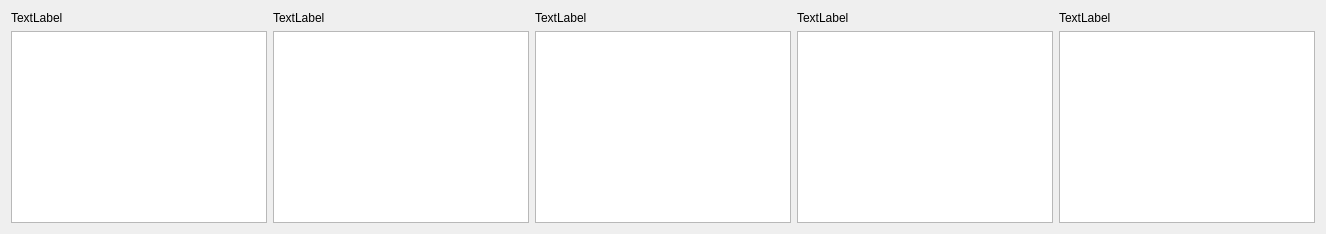
         <widget class="QWidget" name="page_5">
          <layout class="QVBoxLayout" name="verticalLayout_4">
           <item>
            <layout class="QGridLayout" name="gridLayout_6">
             <item row="0" column="1">
              <widget class="QLabel" name="label_22">
               <property name="text">
                <string>TextLabel</string>
               </property>
              </widget>
             </item>
             <item row="1" column="4">
              <widget class="QListWidget" name="listWidget_25">
               <property name="iconSize">
                <size>
                 <width>150</width>
                 <height>150</height>
                </size>
               </property>
               <property name="viewMode">
                <enum>QListView::IconMode</enum>
               </property>
              </widget>
             </item>
             <item row="1" column="3">
              <widget class="QListWidget" name="listWidget_24">
               <property name="iconSize">
                <size>
                 <width>150</width>
                 <height>150</height>
                </size>
               </property>
               <property name="viewMode">
                <enum>QListView::IconMode</enum>
               </property>
              </widget>
             </item>
             <item row="1" column="0">
              <widget class="QListWidget" name="listWidget_21">
               <property name="iconSize">
                <size>
                 <width>150</width>
                 <height>150</height>
                </size>
               </property>
               <property name="viewMode">
                <enum>QListView::IconMode</enum>
               </property>
              </widget>
             </item>
             <item row="1" column="2">
              <widget class="QListWidget" name="listWidget_23">
               <property name="iconSize">
                <size>
                 <width>150</width>
                 <height>150</height>
                </size>
               </property>
               <property name="viewMode">
                <enum>QListView::IconMode</enum>
               </property>
              </widget>
             </item>
             <item row="0" column="0">
              <widget class="QLabel" name="label_21">
               <property name="text">
                <string>TextLabel</string>
               </property>
              </widget>
             </item>
             <item row="1" column="1">
              <widget class="QListWidget" name="listWidget_22">
               <property name="iconSize">
                <size>
                 <width>150</width>
                 <height>150</height>
                </size>
               </property>
               <property name="viewMode">
                <enum>QListView::IconMode</enum>
               </property>
              </widget>
             </item>
             <item row="0" column="2">
              <widget class="QLabel" name="label_23">
               <property name="text">
                <string>TextLabel</string>
               </property>
              </widget>
             </item>
             <item row="0" column="3">
              <widget class="QLabel" name="label_24">
               <property name="text">
                <string>TextLabel</string>
               </property>
              </widget>
             </item>
             <item row="0" column="4">
              <widget class="QLabel" name="label_25">
               <property name="text">
                <string>TextLabel</string>
               </property>
              </widget>
             </item>
            </layout>
           </item>
          </layout>
         </widget>
